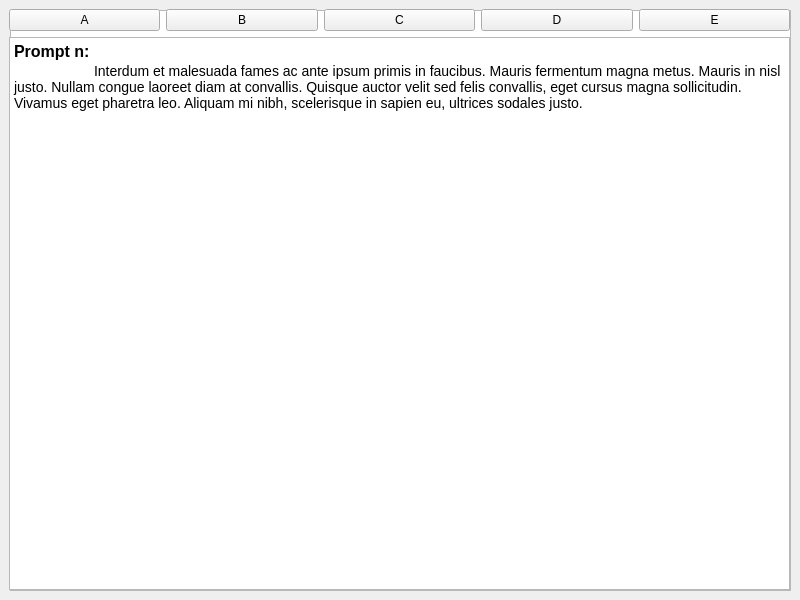
<?xml version="1.0" encoding="UTF-8"?>
<ui version="4.0">
 <class>MainWindow</class>
 <widget class="QMainWindow" name="MainWindow">
  <property name="geometry">
   <rect>
    <x>0</x>
    <y>0</y>
    <width>800</width>
    <height>600</height>
   </rect>
  </property>
  <property name="windowTitle">
   <string>MainWindow</string>
  </property>
  <widget class="QWidget" name="centralwidget">
   <widget class="QWidget" name="verticalLayoutWidget">
    <property name="geometry">
     <rect>
      <x>9</x>
      <y>9</y>
      <width>781</width>
      <height>581</height>
     </rect>
    </property>
    <layout class="QVBoxLayout" name="verticalLayout">
     <property name="spacing">
      <number>6</number>
     </property>
     <property name="sizeConstraint">
      <enum>QLayout::SetDefaultConstraint</enum>
     </property>
     <property name="leftMargin">
      <number>0</number>
     </property>
     <property name="rightMargin">
      <number>0</number>
     </property>
     <item>
      <layout class="QHBoxLayout" name="horizontalLayout">
       <item>
        <widget class="QPushButton" name="aPushButton">
         <property name="text">
          <string>A</string>
         </property>
        </widget>
       </item>
       <item>
        <widget class="QPushButton" name="bPushButton">
         <property name="text">
          <string>B</string>
         </property>
        </widget>
       </item>
       <item>
        <widget class="QPushButton" name="cPushButton">
         <property name="text">
          <string>C</string>
         </property>
        </widget>
       </item>
       <item>
        <widget class="QPushButton" name="dPushButton">
         <property name="text">
          <string>D</string>
         </property>
        </widget>
       </item>
       <item>
        <widget class="QPushButton" name="ePushButton">
         <property name="text">
          <string>E</string>
         </property>
        </widget>
       </item>
      </layout>
     </item>
     <item>
      <widget class="QTextEdit" name="promptTextEdit">
       <property name="html">
        <string>&lt;!DOCTYPE HTML PUBLIC &quot;-//W3C//DTD HTML 4.0//EN&quot; &quot;http://www.w3.org/TR/REC-html40/strict.dtd&quot;&gt;
&lt;html&gt;&lt;head&gt;&lt;meta name=&quot;qrichtext&quot; content=&quot;1&quot; /&gt;&lt;meta charset=&quot;utf-8&quot; /&gt;&lt;style type=&quot;text/css&quot;&gt;
p, li { white-space: pre-wrap; }
hr { height: 1px; border-width: 0; }
li.unchecked::marker { content: &quot;\2610&quot;; }
li.checked::marker { content: &quot;\2612&quot;; }
&lt;/style&gt;&lt;/head&gt;&lt;body style=&quot; font-family:'Segoe UI'; font-size:9pt; font-weight:400; font-style:normal;&quot;&gt;
&lt;p style=&quot; margin-top:0px; margin-bottom:0px; margin-left:0px; margin-right:0px; -qt-block-indent:0; text-indent:0px;&quot;&gt;&lt;span style=&quot; font-size:12pt; font-weight:700;&quot;&gt;Prompt n:&lt;/span&gt;&lt;/p&gt;
&lt;p style=&quot; margin-top:0px; margin-bottom:0px; margin-left:0px; margin-right:0px; -qt-block-indent:0; text-indent:0px;&quot;&gt;&lt;span style=&quot; font-size:12pt;&quot;&gt;	&lt;/span&gt;&lt;span style=&quot; font-family:'Open Sans','Arial','sans-serif'; font-size:14px; color:#000000; background-color:#ffffff;&quot;&gt;Interdum et malesuada fames ac ante ipsum primis in faucibus. Mauris fermentum magna metus. Mauris in nisl justo. Nullam congue laoreet diam at convallis. Quisque auctor velit sed felis convallis, eget cursus magna sollicitudin. Vivamus eget pharetra leo. Aliquam mi nibh, scelerisque in sapien eu, ultrices sodales justo.&lt;/span&gt;&lt;/p&gt;&lt;/body&gt;&lt;/html&gt;</string>
       </property>
      </widget>
     </item>
    </layout>
   </widget>
   <widget class="QGraphicsView" name="overlayGraphicsView">
    <property name="geometry">
     <rect>
      <x>10</x>
      <y>10</y>
      <width>781</width>
      <height>581</height>
     </rect>
    </property>
   </widget>
   <zorder>overlayGraphicsView</zorder>
   <zorder>verticalLayoutWidget</zorder>
  </widget>
 </widget>
 <resources/>
 <connections/>
</ui>
